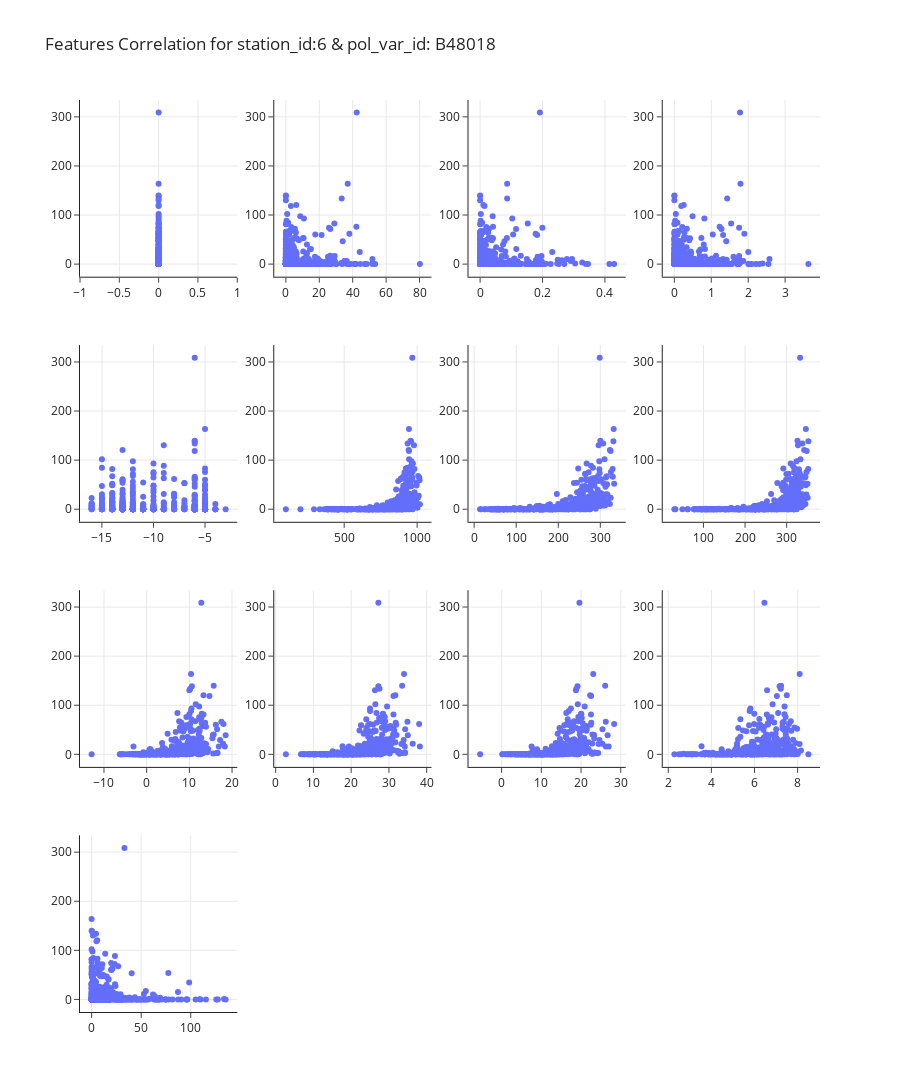

Here is the notebook cell this chart was saved with:
### Code cell
n_col = 4
figures = []
for feat in feats:
    figures.append(px.scatter(title=feat,
                              data_frame=df,
                              x=feat, 
                              y='POL_sum',
                              color='pol_var_id',
                              hover_name='pol_var_id'))

fig = make_subplots(rows=int(len(figures)/n_col+1), cols=n_col) 
for i, figure in enumerate(figures):
    for trace in range(len(figure["data"])):
        fig.append_trace(figure["data"][trace], row=int(i/n_col+1), col=int(i%n_col+1))
        fig.update_yaxes(showgrid=True)        
        fig.update_xaxes(showgrid=True)  

fig.update_layout(title_text="Features Correlation for station_id:{} & pol_var_id: {}".format(station_wdgt.value, pol_wdgt.value), 
                  template="simple_white", height=1200)
fig.update_traces(marker=dict(size=6), mode="markers", showlegend=False)
fig.show()

### Figure 1 — Plotly figure (JSON) as saved in the notebook; plotly's stock layout.template omitted (floating-point values rounded to 4 significant figures; data arrays with more than 128 entries replaced by an {"elided": "..."} marker saying what was removed)
{"data": [{"hovertemplate": "<b>%{hovertext}</b><br><br>pol_var_id=B48018<br>B13011_min=%{x}<br>POL_sum=%{y}<extra></extra>", "hovertext": {"elided": "441 str values"}, "legendgroup": "B48018", "marker": {"color": "#636efa", "size": 6, "symbol": "circle"}, "mode": "markers", "name": "B48018", "orientation": "v", "showlegend": false, "type": "scatter", "x": {"elided": "441 int values"}, "xaxis": "x", "y": {"elided": "441 float values"}, "yaxis": "y"}, {"hovertemplate": "<b>%{hovertext}</b><br><br>pol_var_id=B48018<br>B13011_max=%{x}<br>POL_sum=%{y}<extra></extra>", "hovertext": {"elided": "441 str values"}, "legendgroup": "B48018", "marker": {"color": "#636efa", "size": 6, "symbol": "circle"}, "mode": "markers", "name": "B48018", "orientation": "v", "showlegend": false, "type": "scatter", "x": {"elided": "441 float values"}, "xaxis": "x2", "y": {"elided": "441 float values"}, "yaxis": "y2"}, {"hovertemplate": "<b>%{hovertext}</b><br><br>pol_var_id=B48018<br>B13011_mean=%{x}<br>POL_sum=%{y}<extra></extra>", "hovertext": {"elided": "441 str values"}, "legendgroup": "B48018", "marker": {"color": "#636efa", "size": 6, "symbol": "circle"}, "mode": "markers", "name": "B48018", "orientation": "v", "showlegend": false, "type": "scatter", "x": {"elided": "441 float values"}, "xaxis": "x3", "y": {"elided": "441 float values"}, "yaxis": "y3"}, {"hovertemplate": "<b>%{hovertext}</b><br><br>pol_var_id=B48018<br>B13011_std=%{x}<br>POL_sum=%{y}<extra></extra>", "hovertext": {"elided": "441 str values"}, "legendgroup": "B48018", "marker": {"color": "#636efa", "size": 6, "symbol": "circle"}, "mode": "markers", "name": "B48018", "orientation": "v", "showlegend": false, "type": "scatter", "x": {"elided": "441 float values"}, "xaxis": "x4", "y": {"elided": "441 float values"}, "yaxis": "y4"}, {"hovertemplate": "<b>%{hovertext}</b><br><br>pol_var_id=B48018<br>B14198_min=%{x}<br>POL_sum=%{y}<extra></extra>", "hovertext": {"elided": "441 str values"}, "legendgroup": "B48018", "marker": {"color": "#636efa", "size": 6, "symbol": "circle"}, "mode": "markers", "name": "B48018", "orientation": "v", "showlegend": false, "type": "scatter", "x": {"elided": "441 int values"}, "xaxis": "x5", "y": {"elided": "441 float values"}, "yaxis": "y5"}, {"hovertemplate": "<b>%{hovertext}</b><br><br>pol_var_id=B48018<br>B14198_max=%{x}<br>POL_sum=%{y}<extra></extra>", "hovertext": {"elided": "441 str values"}, "legendgroup": "B48018", "marker": {"color": "#636efa", "size": 6, "symbol": "circle"}, "mode": "markers", "name": "B48018", "orientation": "v", "showlegend": false, "type": "scatter", "x": {"elided": "441 int values"}, "xaxis": "x6", "y": {"elided": "441 float values"}, "yaxis": "y6"}, {"hovertemplate": "<b>%{hovertext}</b><br><br>pol_var_id=B48018<br>B14198_mean=%{x}<br>POL_sum=%{y}<extra></extra>", "hovertext": {"elided": "441 str values"}, "legendgroup": "B48018", "marker": {"color": "#636efa", "size": 6, "symbol": "circle"}, "mode": "markers", "name": "B48018", "orientation": "v", "showlegend": false, "type": "scatter", "x": {"elided": "441 float values"}, "xaxis": "x7", "y": {"elided": "441 float values"}, "yaxis": "y7"}, {"hovertemplate": "<b>%{hovertext}</b><br><br>pol_var_id=B48018<br>B14198_std=%{x}<br>POL_sum=%{y}<extra></extra>", "hovertext": {"elided": "441 str values"}, "legendgroup": "B48018", "marker": {"color": "#636efa", "size": 6, "symbol": "circle"}, "mode": "markers", "name": "B48018", "orientation": "v", "showlegend": false, "type": "scatter", "x": {"elided": "441 float values"}, "xaxis": "x8", "y": {"elided": "441 float values"}, "yaxis": "y8"}, {"hovertemplate": "<b>%{hovertext}</b><br><br>pol_var_id=B48018<br>TEMP_min=%{x}<br>POL_sum=%{y}<extra></extra>", "hovertext": {"elided": "441 str values"}, "legendgroup": "B48018", "marker": {"color": "#636efa", "size": 6, "symbol": "circle"}, "mode": "markers", "name": "B48018", "orientation": "v", "showlegend": false, "type": "scatter", "x": {"elided": "441 float values"}, "xaxis": "x9", "y": {"elided": "441 float values"}, "yaxis": "y9"}, {"hovertemplate": "<b>%{hovertext}</b><br><br>pol_var_id=B48018<br>TEMP_max=%{x}<br>POL_sum=%{y}<extra></extra>", "hovertext": {"elided": "441 str values"}, "legendgroup": "B48018", "marker": {"color": "#636efa", "size": 6, "symbol": "circle"}, "mode": "markers", "name": "B48018", "orientation": "v", "showlegend": false, "type": "scatter", "x": {"elided": "441 float values"}, "xaxis": "x10", "y": {"elided": "441 float values"}, "yaxis": "y10"}, {"hovertemplate": "<b>%{hovertext}</b><br><br>pol_var_id=B48018<br>TEMP_mean=%{x}<br>POL_sum=%{y}<extra></extra>", "hovertext": {"elided": "441 str values"}, "legendgroup": "B48018", "marker": {"color": "#636efa", "size": 6, "symbol": "circle"}, "mode": "markers", "name": "B48018", "orientation": "v", "showlegend": false, "type": "scatter", "x": {"elided": "441 float values"}, "xaxis": "x11", "y": {"elided": "441 float values"}, "yaxis": "y11"}, {"hovertemplate": "<b>%{hovertext}</b><br><br>pol_var_id=B48018<br>TEMP_std=%{x}<br>POL_sum=%{y}<extra></extra>", "hovertext": {"elided": "441 str values"}, "legendgroup": "B48018", "marker": {"color": "#636efa", "size": 6, "symbol": "circle"}, "mode": "markers", "name": "B48018", "orientation": "v", "showlegend": false, "type": "scatter", "x": {"elided": "441 float values"}, "xaxis": "x12", "y": {"elided": "441 float values"}, "yaxis": "y12"}, {"hovertemplate": "<b>%{hovertext}</b><br><br>pol_var_id=B48018<br>PREC=%{x}<br>POL_sum=%{y}<extra></extra>", "hovertext": {"elided": "441 str values"}, "legendgroup": "B48018", "marker": {"color": "#636efa", "size": 6, "symbol": "circle"}, "mode": "markers", "name": "B48018", "orientation": "v", "showlegend": false, "type": "scatter", "x": {"elided": "441 float values"}, "xaxis": "x13", "y": {"elided": "441 float values"}, "yaxis": "y13"}], "layout": {"height": 1200, "title": {"text": "Features Correlation for station_id:6 & pol_var_id: B48018"}, "xaxis": {"anchor": "y", "domain": [0, 0.2125], "showgrid": true}, "xaxis10": {"anchor": "y10", "domain": [0.2625, 0.475], "showgrid": true}, "xaxis11": {"anchor": "y11", "domain": [0.525, 0.7375], "showgrid": true}, "xaxis12": {"anchor": "y12", "domain": [0.7875, 1], "showgrid": true}, "xaxis13": {"anchor": "y13", "domain": [0, 0.2125], "showgrid": true}, "xaxis14": {"anchor": "y14", "domain": [0.2625, 0.475], "showgrid": true}, "xaxis15": {"anchor": "y15", "domain": [0.525, 0.7375], "showgrid": true}, "xaxis16": {"anchor": "y16", "domain": [0.7875, 1], "showgrid": true}, "xaxis2": {"anchor": "y2", "domain": [0.2625, 0.475], "showgrid": true}, "xaxis3": {"anchor": "y3", "domain": [0.525, 0.7375], "showgrid": true}, "xaxis4": {"anchor": "y4", "domain": [0.7875, 1], "showgrid": true}, "xaxis5": {"anchor": "y5", "domain": [0, 0.2125], "showgrid": true}, "xaxis6": {"anchor": "y6", "domain": [0.2625, 0.475], "showgrid": true}, "xaxis7": {"anchor": "y7", "domain": [0.525, 0.7375], "showgrid": true}, "xaxis8": {"anchor": "y8", "domain": [0.7875, 1], "showgrid": true}, "xaxis9": {"anchor": "y9", "domain": [0, 0.2125], "showgrid": true}, "yaxis": {"anchor": "x", "domain": [0.8063, 1], "showgrid": true}, "yaxis10": {"anchor": "x10", "domain": [0.2687, 0.4625], "showgrid": true}, "yaxis11": {"anchor": "x11", "domain": [0.2687, 0.4625], "showgrid": true}, "yaxis12": {"anchor": "x12", "domain": [0.2687, 0.4625], "showgrid": true}, "yaxis13": {"anchor": "x13", "domain": [0, 0.1938], "showgrid": true}, "yaxis14": {"anchor": "x14", "domain": [0, 0.1938], "showgrid": true}, "yaxis15": {"anchor": "x15", "domain": [0, 0.1938], "showgrid": true}, "yaxis16": {"anchor": "x16", "domain": [0, 0.1938], "showgrid": true}, "yaxis2": {"anchor": "x2", "domain": [0.8063, 1], "showgrid": true}, "yaxis3": {"anchor": "x3", "domain": [0.8063, 1], "showgrid": true}, "yaxis4": {"anchor": "x4", "domain": [0.8063, 1], "showgrid": true}, "yaxis5": {"anchor": "x5", "domain": [0.5375, 0.7312], "showgrid": true}, "yaxis6": {"anchor": "x6", "domain": [0.5375, 0.7312], "showgrid": true}, "yaxis7": {"anchor": "x7", "domain": [0.5375, 0.7312], "showgrid": true}, "yaxis8": {"anchor": "x8", "domain": [0.5375, 0.7312], "showgrid": true}, "yaxis9": {"anchor": "x9", "domain": [0.2687, 0.4625], "showgrid": true}}}
